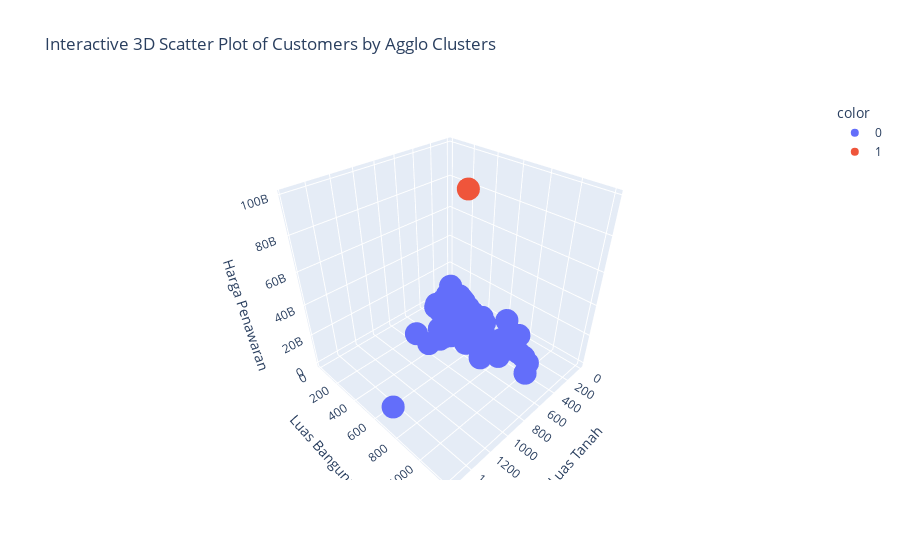

Source (notebook cell):
### Code cell
import plotly.express as px

# Define the columns for the 3D scatter plot
a_col = 'Luas Tanah'
b_col = 'Luas Bangunan'
c_col = 'Harga Penawaran'

# Create an interactive 3D scatter plot using Plotly Express
fig = px.scatter_3d(df,
                    x=a_col,
                    y=b_col,
                    z=c_col,
                    color=df['Agglo'].astype(str), # Color points by Agglo cluster, explicitly as string for discrete colors
                    title='Interactive 3D Scatter Plot of Customers by Agglo Clusters')

fig.show()

### Figure 1 — Plotly figure (JSON) as saved in the notebook; plotly's stock layout.template omitted (floating-point values rounded to 4 significant figures; data arrays with more than 128 entries replaced by an {"elided": "..."} marker saying what was removed)
{"data": [{"hovertemplate": "color=0<br>Luas Tanah=%{x}<br>Luas Bangunan=%{y}<br>Harga Penawaran=%{z}<extra></extra>", "legendgroup": "0", "marker": {"color": "#636efa", "symbol": "circle"}, "mode": "markers", "name": "0", "scene": "scene", "showlegend": true, "type": "scatter3d", "x": {"elided": "307 int values"}, "y": {"elided": "307 int values"}, "z": {"elided": "307 int values"}}, {"hovertemplate": "color=1<br>Luas Tanah=%{x}<br>Luas Bangunan=%{y}<br>Harga Penawaran=%{z}<extra></extra>", "legendgroup": "1", "marker": {"color": "#EF553B", "symbol": "circle"}, "mode": "markers", "name": "1", "scene": "scene", "showlegend": true, "type": "scatter3d", "x": [600], "y": [600], "z": [99000000000]}], "layout": {"legend": {"title": {"text": "color"}, "tracegroupgap": 0}, "scene": {"domain": {"x": [0, 1], "y": [0, 1]}, "xaxis": {"title": {"text": "Luas Tanah"}}, "yaxis": {"title": {"text": "Luas Bangunan"}}, "zaxis": {"title": {"text": "Harga Penawaran"}}}, "title": {"text": "Interactive 3D Scatter Plot of Customers by Agglo Clusters"}}}
